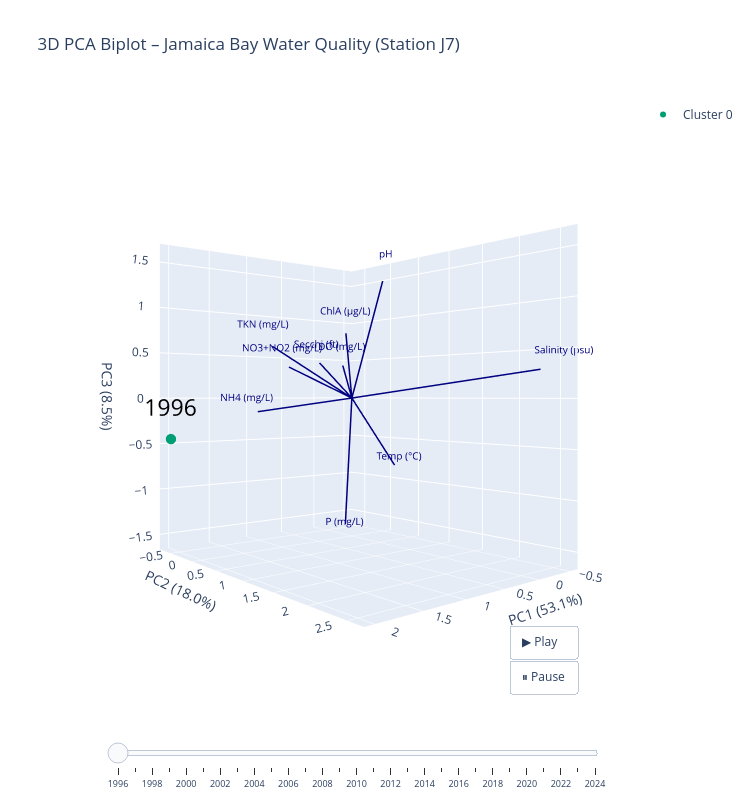
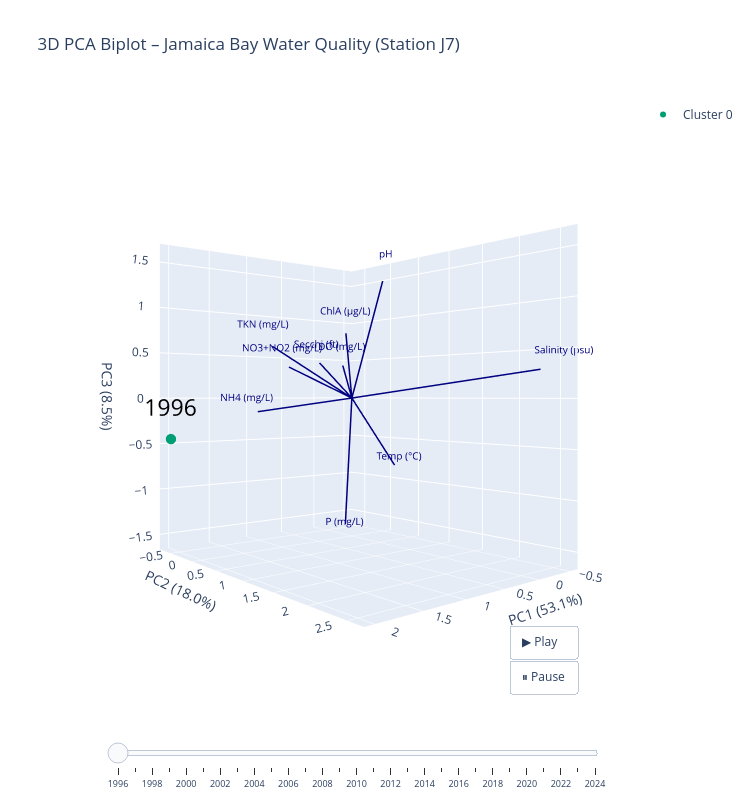

Source (notebook cell) for these figures, in order:
### Code cell
cluster_colors = {0: '#009E73', 1: '#CC79A7', 2: '#56B4E9'}
cluster_labels = {0: 'Cluster 0', 1: 'Cluster 1', 2: 'Cluster 2'}
scale = 2.5
sorted_years = sorted(pca3_df.index.tolist())

fig = go.Figure()

# Initial state: first year only
for cluster_id, color in cluster_colors.items():
    mask = (feature_means_pca_df['Cluster'] == cluster_id) & (pca3_df.index <= sorted_years[0])
    subset = pca3_df[mask]
    fig.add_trace(go.Scatter3d(
        x=subset['PC1'], y=subset['PC2'], z=subset['PC3'],
        mode='markers',
        text=[str(y) for y in subset.index],
        hovertemplate='<b>Year: %{text}</b><extra></extra>',
        marker=dict(size=6, color=color),
        name=cluster_labels[cluster_id]
    ))

# Label trace: shows year label on the current year's point (trace index 3)
first_year = sorted_years[0]
first_row = pca3_df.loc[first_year]
first_color = cluster_colors[feature_means_pca_df.loc[first_year, 'Cluster']]
fig.add_trace(go.Scatter3d(
    x=[first_row['PC1']], y=[first_row['PC2']], z=[first_row['PC3']],
    mode='text',
    text=[str(first_year)],
    textposition='top center',
    textfont=dict(size=23, color='black'),
    showlegend=False,
    hoverinfo='skip'
))

# Loading arrows — static, not animated
for i, name in enumerate(feature_names_short):
    lx, ly, lz = loadings3[i, 0] * scale, loadings3[i, 1] * scale, loadings3[i, 2] * scale
    fig.add_trace(go.Scatter3d(
        x=[0, lx], y=[0, ly], z=[0, lz],
        mode='lines',
        line=dict(color='navy', width=3),
        showlegend=False
    ))
    fig.add_trace(go.Scatter3d(
        x=[lx * 1.1], y=[ly * 1.1], z=[lz * 1.1],
        mode='text',
        text=[name],
        textfont=dict(color='navy', size=10),
        showlegend=False
    ))

# Animation frames: cumulative reveal + moving year label
frames = []
for year in sorted_years:
    frame_traces = []
    # Traces 0, 1, 2: cumulative points
    for cluster_id, color in cluster_colors.items():
        mask = (feature_means_pca_df['Cluster'] == cluster_id) & (pca3_df.index <= year)
        subset = pca3_df[mask]
        frame_traces.append(go.Scatter3d(
            x=subset['PC1'], y=subset['PC2'], z=subset['PC3'],
            mode='markers',
            text=[str(y) for y in subset.index],
            hovertemplate='<b>Year: %{text}</b><extra></extra>',
            marker=dict(size=6, color=color)
        ))
    # Trace 3: label on current year only
    row = pca3_df.loc[year]
    frame_traces.append(go.Scatter3d(
        x=[row['PC1']], y=[row['PC2']], z=[row['PC3']],
        mode='text',
        text=[str(year)],
        textposition='top center',
        textfont=dict(size=23, color='black'),
        showlegend=False,
        hoverinfo='skip'
    ))
    frames.append(go.Frame(data=frame_traces, name=str(year), traces=[0, 1, 2, 3]))

fig.frames = frames

fig.update_layout(
    title='3D PCA Biplot – Jamaica Bay Water Quality (Station J7)',
    scene=dict(
        xaxis_title=f'PC1 ({ev3[0]*100:.1f}%)',
        yaxis_title=f'PC2 ({ev3[1]*100:.1f}%)',
        zaxis_title=f'PC3 ({ev3[2]*100:.1f}%)',
    ),
    scene_camera=dict(
        eye=dict(x=1.5, y=1.8, z=0)
    ),
    updatemenus=[{
        'type': 'buttons',
        'showactive': False,
        'buttons': [
            {
                'label': '▶ Play',
                'method': 'animate',
                'args': [None, {'frame': {'duration': 500, 'redraw': True}, 'fromcurrent': True}]
            },
            {
                'label': '⏸ Pause',
                'method': 'animate',
                'args': [[None], {'frame': {'duration': 0, 'redraw': False}, 'mode': 'immediate'}]
            }
        ],
        'x': 0.0,
        'y': 0,
        'xanchor': 'left',
        'yanchor': 'bottom'
    }],

   sliders=[{
    'active': 0,
    'steps': [
        {
            'args': [[str(year)], {'frame': {'duration': 300, 'redraw': True}, 'mode': 'immediate'}],
            'label': str(year) if year % 2 == 0 else '',
            'method': 'animate'
        }
        for year in sorted_years
    ],
    'currentvalue': {'visible': False},
    'pad': {'t': 50},
    'len': 0.9,
    'x': 0.05,
    'font': {'size': 9}
}],
    legend=dict(x=0.01, y=0.99, xanchor='left', yanchor='top', bgcolor='rgba(255,255,255,0.8)', bordercolor='#ccc', borderwidth=1),
    width=750,
    height=800
)

fig.show()
fig.write_html(
    'j7_pca_3d_slider.html'
)


fig.show()
fig.write_html(
    'j7_pca_3d_slider.html'
)

### Figure 1 — Plotly figure (JSON) as saved in the notebook; plotly's stock layout.template omitted (floating-point values rounded to 4 significant figures)
{"data": [{"hovertemplate": "<b>Year: %{text}</b><extra></extra>", "marker": {"color": "#009E73", "size": 6}, "mode": "markers", "name": "Cluster 0", "text": ["1996"], "type": "scatter3d", "x": [2.022], "y": [-0.6714], "z": [-0.4473]}, {"hovertemplate": "<b>Year: %{text}</b><extra></extra>", "marker": {"color": "#CC79A7", "size": 6}, "mode": "markers", "name": "Cluster 1", "text": [], "type": "scatter3d", "x": [], "y": [], "z": []}, {"hovertemplate": "<b>Year: %{text}</b><extra></extra>", "marker": {"color": "#56B4E9", "size": 6}, "mode": "markers", "name": "Cluster 2", "text": [], "type": "scatter3d", "x": [], "y": [], "z": []}, {"hoverinfo": "skip", "mode": "text", "showlegend": false, "text": ["1996"], "textfont": {"color": "black", "size": 23}, "textposition": "top center", "type": "scatter3d", "x": [2.022], "y": [-0.6714], "z": [-0.4473]}, {"line": {"color": "navy", "width": 3}, "mode": "lines", "showlegend": false, "type": "scatter3d", "x": [0, -0.382], "y": [0, 0.3452], "z": [0, -0.8074]}, {"mode": "text", "showlegend": false, "text": ["Temp (°C)"], "textfont": {"color": "navy", "size": 10}, "type": "scatter3d", "x": [-0.4202], "y": [0.3797], "z": [-0.8881]}, {"line": {"color": "navy", "width": 3}, "mode": "lines", "showlegend": false, "type": "scatter3d", "x": [0, 0.03172], "y": [0, -0.1357], "z": [0, 0.3958]}, {"mode": "text", "showlegend": false, "text": ["DO (mg/L)"], "textfont": {"color": "navy", "size": 10}, "type": "scatter3d", "x": [0.03489], "y": [-0.1493], "z": [0.4354]}, {"line": {"color": "navy", "width": 3}, "mode": "lines", "showlegend": false, "type": "scatter3d", "x": [0, -0.5027], "y": [0, 2.355], "z": [0, 0.2912]}, {"mode": "text", "showlegend": false, "text": ["Salinity (psu)"], "textfont": {"color": "navy", "size": 10}, "type": "scatter3d", "x": [-0.5529], "y": [2.591], "z": [0.3203]}, {"line": {"color": "navy", "width": 3}, "mode": "lines", "showlegend": false, "type": "scatter3d", "x": [0, -0.4718], "y": [0, 0.03116], "z": [0, 1.457]}, {"mode": "text", "showlegend": false, "text": ["pH"], "textfont": {"color": "navy", "size": 10}, "type": "scatter3d", "x": [-0.519], "y": [0.03428], "z": [1.602]}, {"line": {"color": "navy", "width": 3}, "mode": "lines", "showlegend": false, "type": "scatter3d", "x": [0, 0.3545], "y": [0, -0.177], "z": [0, 0.4203]}, {"mode": "text", "showlegend": false, "text": ["Secchi (ft)"], "textfont": {"color": "navy", "size": 10}, "type": "scatter3d", "x": [0.39], "y": [-0.1947], "z": [0.4623]}, {"line": {"color": "navy", "width": 3}, "mode": "lines", "showlegend": false, "type": "scatter3d", "x": [0, 0.03916], "y": [0, -0.06588], "z": [0, 0.7838]}, {"mode": "text", "showlegend": false, "text": ["ChlA (µg/L)"], "textfont": {"color": "navy", "size": 10}, "type": "scatter3d", "x": [0.04307], "y": [-0.07247], "z": [0.8622]}, {"line": {"color": "navy", "width": 3}, "mode": "lines", "showlegend": false, "type": "scatter3d", "x": [0, 0.3994], "y": [0, 0.3696], "z": [0, -1.423]}, {"mode": "text", "showlegend": false, "text": ["P (mg/L)"], "textfont": {"color": "navy", "size": 10}, "type": "scatter3d", "x": [0.4393], "y": [0.4066], "z": [-1.565]}, {"line": {"color": "navy", "width": 3}, "mode": "lines", "showlegend": false, "type": "scatter3d", "x": [0, 1.5], "y": [0, 0.2781], "z": [0, -0.1399]}, {"mode": "text", "showlegend": false, "text": ["NH4 (mg/L)"], "textfont": {"color": "navy", "size": 10}, "type": "scatter3d", "x": [1.65], "y": [0.3059], "z": [-0.1539]}, {"line": {"color": "navy", "width": 3}, "mode": "lines", "showlegend": false, "type": "scatter3d", "x": [0, 1.505], "y": [0, 0.5611], "z": [0, 0.5266]}, {"mode": "text", "showlegend": false, "text": ["TKN (mg/L)"], "textfont": {"color": "navy", "size": 10}, "type": "scatter3d", "x": [1.656], "y": [0.6172], "z": [0.5792]}, {"line": {"color": "navy", "width": 3}, "mode": "lines", "showlegend": false, "type": "scatter3d", "x": [0, 0.9093], "y": [0, -0.009925], "z": [0, 0.3503]}, {"mode": "text", "showlegend": false, "text": ["NO3+NO2 (mg/L)"], "textfont": {"color": "navy", "size": 10}, "type": "scatter3d", "x": [1.0], "y": [-0.01092], "z": [0.3854]}], "layout": {"height": 800, "scene": {"camera": {"eye": {"x": 1.5, "y": 1.8, "z": 0}}, "xaxis": {"title": {"text": "PC1 (53.1%)"}}, "yaxis": {"title": {"text": "PC2 (18.0%)"}}, "zaxis": {"title": {"text": "PC3 (8.5%)"}}}, "sliders": [{"active": 0, "currentvalue": {"visible": false}, "font": {"size": 9}, "len": 0.9, "pad": {"t": 50}, "steps": [{"args": [["1996"], {"frame": {"duration": 300, "redraw": true}, "mode": "immediate"}], "label": "1996", "method": "animate"}, {"args": [["1997"], {"frame": {"duration": 300, "redraw": true}, "mode": "immediate"}], "label": "", "method": "animate"}, {"args": [["1998"], {"frame": {"duration": 300, "redraw": true}, "mode": "immediate"}], "label": "1998", "method": "animate"}, {"args": [["1999"], {"frame": {"duration": 300, "redraw": true}, "mode": "immediate"}], "label": "", "method": "animate"}, {"args": [["2000"], {"frame": {"duration": 300, "redraw": true}, "mode": "immediate"}], "label": "2000", "method": "animate"}, {"args": [["2001"], {"frame": {"duration": 300, "redraw": true}, "mode": "immediate"}], "label": "", "method": "animate"}, {"args": [["2002"], {"frame": {"duration": 300, "redraw": true}, "mode": "immediate"}], "label": "2002", "method": "animate"}, {"args": [["2003"], {"frame": {"duration": 300, "redraw": true}, "mode": "immediate"}], "label": "", "method": "animate"}, {"args": [["2004"], {"frame": {"duration": 300, "redraw": true}, "mode": "immediate"}], "label": "2004", "method": "animate"}, {"args": [["2005"], {"frame": {"duration": 300, "redraw": true}, "mode": "immediate"}], "label": "", "method": "animate"}, {"args": [["2006"], {"frame": {"duration": 300, "redraw": true}, "mode": "immediate"}], "label": "2006", "method": "animate"}, {"args": [["2007"], {"frame": {"duration": 300, "redraw": true}, "mode": "immediate"}], "label": "", "method": "animate"}, {"args": [["2008"], {"frame": {"duration": 300, "redraw": true}, "mode": "immediate"}], "label": "2008", "method": "animate"}, {"args": [["2009"], {"frame": {"duration": 300, "redraw": true}, "mode": "immediate"}], "label": "", "method": "animate"}, {"args": [["2010"], {"frame": {"duration": 300, "redraw": true}, "mode": "immediate"}], "label": "2010", "method": "animate"}, {"args": [["2011"], {"frame": {"duration": 300, "redraw": true}, "mode": "immediate"}], "label": "", "method": "animate"}, {"args": [["2012"], {"frame": {"duration": 300, "redraw": true}, "mode": "immediate"}], "label": "2012", "method": "animate"}, {"args": [["2013"], {"frame": {"duration": 300, "redraw": true}, "mode": "immediate"}], "label": "", "method": "animate"}, {"args": [["2014"], {"frame": {"duration": 300, "redraw": true}, "mode": "immediate"}], "label": "2014", "method": "animate"}, {"args": [["2015"], {"frame": {"duration": 300, "redraw": true}, "mode": "immediate"}], "label": "", "method": "animate"}, {"args": [["2016"], {"frame": {"duration": 300, "redraw": true}, "mode": "immediate"}], "label": "2016", "method": "animate"}, {"args": [["2017"], {"frame": {"duration": 300, "redraw": true}, "mode": "immediate"}], "label": "", "method": "animate"}, {"args": [["2018"], {"frame": {"duration": 300, "redraw": true}, "mode": "immediate"}], "label": "2018", "method": "animate"}, {"args": [["2019"], {"frame": {"duration": 300, "redraw": true}, "mode": "immediate"}], "label": "", "method": "animate"}, {"args": [["2020"], {"frame": {"duration": 300, "redraw": true}, "mode": "immediate"}], "label": "2020", "method": "animate"}, {"args": [["2021"], {"frame": {"duration": 300, "redraw": true}, "mode": "immediate"}], "label": "", "method": "animate"}, {"args": [["2022"], {"frame": {"duration": 300, "redraw": true}, "mode": "immediate"}], "label": "2022", "method": "animate"}, {"args": [["2023"], {"frame": {"duration": 300, "redraw": true}, "mode": "immediate"}], "label": "", "method": "animate"}, {"args": [["2024"], {"frame": {"duration": 300, "redraw": true}, "mode": "immediate"}], "label": "2024", "method": "animate"}], "x": 0.05}], "title": {"text": "3D PCA Biplot – Jamaica Bay Water Quality (Station J7)"}, "updatemenus": [{"buttons": [{"args": [null, {"frame": {"duration": 500, "redraw": true}, "fromcurrent": true}], "label": "▶ Play", "method": "animate"}, {"args": [[null], {"frame": {"duration": 0, "redraw": false}, "mode": "immediate"}], "label": "⏸ Pause", "method": "animate"}], "showactive": false, "type": "buttons", "x": 0.9, "xanchor": "right", "y": 0, "yanchor": "bottom"}], "width": 750}}

### Figure 2 — Plotly figure (JSON) as saved in the notebook; plotly's stock layout.template omitted (floating-point values rounded to 4 significant figures)
{"data": [{"hovertemplate": "<b>Year: %{text}</b><extra></extra>", "marker": {"color": "#009E73", "size": 6}, "mode": "markers", "name": "Cluster 0", "text": ["1996"], "type": "scatter3d", "x": [2.022], "y": [-0.6714], "z": [-0.4473]}, {"hovertemplate": "<b>Year: %{text}</b><extra></extra>", "marker": {"color": "#CC79A7", "size": 6}, "mode": "markers", "name": "Cluster 1", "text": [], "type": "scatter3d", "x": [], "y": [], "z": []}, {"hovertemplate": "<b>Year: %{text}</b><extra></extra>", "marker": {"color": "#56B4E9", "size": 6}, "mode": "markers", "name": "Cluster 2", "text": [], "type": "scatter3d", "x": [], "y": [], "z": []}, {"hoverinfo": "skip", "mode": "text", "showlegend": false, "text": ["1996"], "textfont": {"color": "black", "size": 23}, "textposition": "top center", "type": "scatter3d", "x": [2.022], "y": [-0.6714], "z": [-0.4473]}, {"line": {"color": "navy", "width": 3}, "mode": "lines", "showlegend": false, "type": "scatter3d", "x": [0, -0.382], "y": [0, 0.3452], "z": [0, -0.8074]}, {"mode": "text", "showlegend": false, "text": ["Temp (°C)"], "textfont": {"color": "navy", "size": 10}, "type": "scatter3d", "x": [-0.4202], "y": [0.3797], "z": [-0.8881]}, {"line": {"color": "navy", "width": 3}, "mode": "lines", "showlegend": false, "type": "scatter3d", "x": [0, 0.03172], "y": [0, -0.1357], "z": [0, 0.3958]}, {"mode": "text", "showlegend": false, "text": ["DO (mg/L)"], "textfont": {"color": "navy", "size": 10}, "type": "scatter3d", "x": [0.03489], "y": [-0.1493], "z": [0.4354]}, {"line": {"color": "navy", "width": 3}, "mode": "lines", "showlegend": false, "type": "scatter3d", "x": [0, -0.5027], "y": [0, 2.355], "z": [0, 0.2912]}, {"mode": "text", "showlegend": false, "text": ["Salinity (psu)"], "textfont": {"color": "navy", "size": 10}, "type": "scatter3d", "x": [-0.5529], "y": [2.591], "z": [0.3203]}, {"line": {"color": "navy", "width": 3}, "mode": "lines", "showlegend": false, "type": "scatter3d", "x": [0, -0.4718], "y": [0, 0.03116], "z": [0, 1.457]}, {"mode": "text", "showlegend": false, "text": ["pH"], "textfont": {"color": "navy", "size": 10}, "type": "scatter3d", "x": [-0.519], "y": [0.03428], "z": [1.602]}, {"line": {"color": "navy", "width": 3}, "mode": "lines", "showlegend": false, "type": "scatter3d", "x": [0, 0.3545], "y": [0, -0.177], "z": [0, 0.4203]}, {"mode": "text", "showlegend": false, "text": ["Secchi (ft)"], "textfont": {"color": "navy", "size": 10}, "type": "scatter3d", "x": [0.39], "y": [-0.1947], "z": [0.4623]}, {"line": {"color": "navy", "width": 3}, "mode": "lines", "showlegend": false, "type": "scatter3d", "x": [0, 0.03916], "y": [0, -0.06588], "z": [0, 0.7838]}, {"mode": "text", "showlegend": false, "text": ["ChlA (µg/L)"], "textfont": {"color": "navy", "size": 10}, "type": "scatter3d", "x": [0.04307], "y": [-0.07247], "z": [0.8622]}, {"line": {"color": "navy", "width": 3}, "mode": "lines", "showlegend": false, "type": "scatter3d", "x": [0, 0.3994], "y": [0, 0.3696], "z": [0, -1.423]}, {"mode": "text", "showlegend": false, "text": ["P (mg/L)"], "textfont": {"color": "navy", "size": 10}, "type": "scatter3d", "x": [0.4393], "y": [0.4066], "z": [-1.565]}, {"line": {"color": "navy", "width": 3}, "mode": "lines", "showlegend": false, "type": "scatter3d", "x": [0, 1.5], "y": [0, 0.2781], "z": [0, -0.1399]}, {"mode": "text", "showlegend": false, "text": ["NH4 (mg/L)"], "textfont": {"color": "navy", "size": 10}, "type": "scatter3d", "x": [1.65], "y": [0.3059], "z": [-0.1539]}, {"line": {"color": "navy", "width": 3}, "mode": "lines", "showlegend": false, "type": "scatter3d", "x": [0, 1.505], "y": [0, 0.5611], "z": [0, 0.5266]}, {"mode": "text", "showlegend": false, "text": ["TKN (mg/L)"], "textfont": {"color": "navy", "size": 10}, "type": "scatter3d", "x": [1.656], "y": [0.6172], "z": [0.5792]}, {"line": {"color": "navy", "width": 3}, "mode": "lines", "showlegend": false, "type": "scatter3d", "x": [0, 0.9093], "y": [0, -0.009925], "z": [0, 0.3503]}, {"mode": "text", "showlegend": false, "text": ["NO3+NO2 (mg/L)"], "textfont": {"color": "navy", "size": 10}, "type": "scatter3d", "x": [1.0], "y": [-0.01092], "z": [0.3854]}], "layout": {"height": 800, "scene": {"camera": {"eye": {"x": 1.5, "y": 1.8, "z": 0}}, "xaxis": {"title": {"text": "PC1 (53.1%)"}}, "yaxis": {"title": {"text": "PC2 (18.0%)"}}, "zaxis": {"title": {"text": "PC3 (8.5%)"}}}, "sliders": [{"active": 0, "currentvalue": {"visible": false}, "font": {"size": 9}, "len": 0.9, "pad": {"t": 50}, "steps": [{"args": [["1996"], {"frame": {"duration": 300, "redraw": true}, "mode": "immediate"}], "label": "1996", "method": "animate"}, {"args": [["1997"], {"frame": {"duration": 300, "redraw": true}, "mode": "immediate"}], "label": "", "method": "animate"}, {"args": [["1998"], {"frame": {"duration": 300, "redraw": true}, "mode": "immediate"}], "label": "1998", "method": "animate"}, {"args": [["1999"], {"frame": {"duration": 300, "redraw": true}, "mode": "immediate"}], "label": "", "method": "animate"}, {"args": [["2000"], {"frame": {"duration": 300, "redraw": true}, "mode": "immediate"}], "label": "2000", "method": "animate"}, {"args": [["2001"], {"frame": {"duration": 300, "redraw": true}, "mode": "immediate"}], "label": "", "method": "animate"}, {"args": [["2002"], {"frame": {"duration": 300, "redraw": true}, "mode": "immediate"}], "label": "2002", "method": "animate"}, {"args": [["2003"], {"frame": {"duration": 300, "redraw": true}, "mode": "immediate"}], "label": "", "method": "animate"}, {"args": [["2004"], {"frame": {"duration": 300, "redraw": true}, "mode": "immediate"}], "label": "2004", "method": "animate"}, {"args": [["2005"], {"frame": {"duration": 300, "redraw": true}, "mode": "immediate"}], "label": "", "method": "animate"}, {"args": [["2006"], {"frame": {"duration": 300, "redraw": true}, "mode": "immediate"}], "label": "2006", "method": "animate"}, {"args": [["2007"], {"frame": {"duration": 300, "redraw": true}, "mode": "immediate"}], "label": "", "method": "animate"}, {"args": [["2008"], {"frame": {"duration": 300, "redraw": true}, "mode": "immediate"}], "label": "2008", "method": "animate"}, {"args": [["2009"], {"frame": {"duration": 300, "redraw": true}, "mode": "immediate"}], "label": "", "method": "animate"}, {"args": [["2010"], {"frame": {"duration": 300, "redraw": true}, "mode": "immediate"}], "label": "2010", "method": "animate"}, {"args": [["2011"], {"frame": {"duration": 300, "redraw": true}, "mode": "immediate"}], "label": "", "method": "animate"}, {"args": [["2012"], {"frame": {"duration": 300, "redraw": true}, "mode": "immediate"}], "label": "2012", "method": "animate"}, {"args": [["2013"], {"frame": {"duration": 300, "redraw": true}, "mode": "immediate"}], "label": "", "method": "animate"}, {"args": [["2014"], {"frame": {"duration": 300, "redraw": true}, "mode": "immediate"}], "label": "2014", "method": "animate"}, {"args": [["2015"], {"frame": {"duration": 300, "redraw": true}, "mode": "immediate"}], "label": "", "method": "animate"}, {"args": [["2016"], {"frame": {"duration": 300, "redraw": true}, "mode": "immediate"}], "label": "2016", "method": "animate"}, {"args": [["2017"], {"frame": {"duration": 300, "redraw": true}, "mode": "immediate"}], "label": "", "method": "animate"}, {"args": [["2018"], {"frame": {"duration": 300, "redraw": true}, "mode": "immediate"}], "label": "2018", "method": "animate"}, {"args": [["2019"], {"frame": {"duration": 300, "redraw": true}, "mode": "immediate"}], "label": "", "method": "animate"}, {"args": [["2020"], {"frame": {"duration": 300, "redraw": true}, "mode": "immediate"}], "label": "2020", "method": "animate"}, {"args": [["2021"], {"frame": {"duration": 300, "redraw": true}, "mode": "immediate"}], "label": "", "method": "animate"}, {"args": [["2022"], {"frame": {"duration": 300, "redraw": true}, "mode": "immediate"}], "label": "2022", "method": "animate"}, {"args": [["2023"], {"frame": {"duration": 300, "redraw": true}, "mode": "immediate"}], "label": "", "method": "animate"}, {"args": [["2024"], {"frame": {"duration": 300, "redraw": true}, "mode": "immediate"}], "label": "2024", "method": "animate"}], "x": 0.05}], "title": {"text": "3D PCA Biplot – Jamaica Bay Water Quality (Station J7)"}, "updatemenus": [{"buttons": [{"args": [null, {"frame": {"duration": 500, "redraw": true}, "fromcurrent": true}], "label": "▶ Play", "method": "animate"}, {"args": [[null], {"frame": {"duration": 0, "redraw": false}, "mode": "immediate"}], "label": "⏸ Pause", "method": "animate"}], "showactive": false, "type": "buttons", "x": 0.9, "xanchor": "right", "y": 0, "yanchor": "bottom"}], "width": 750}}
